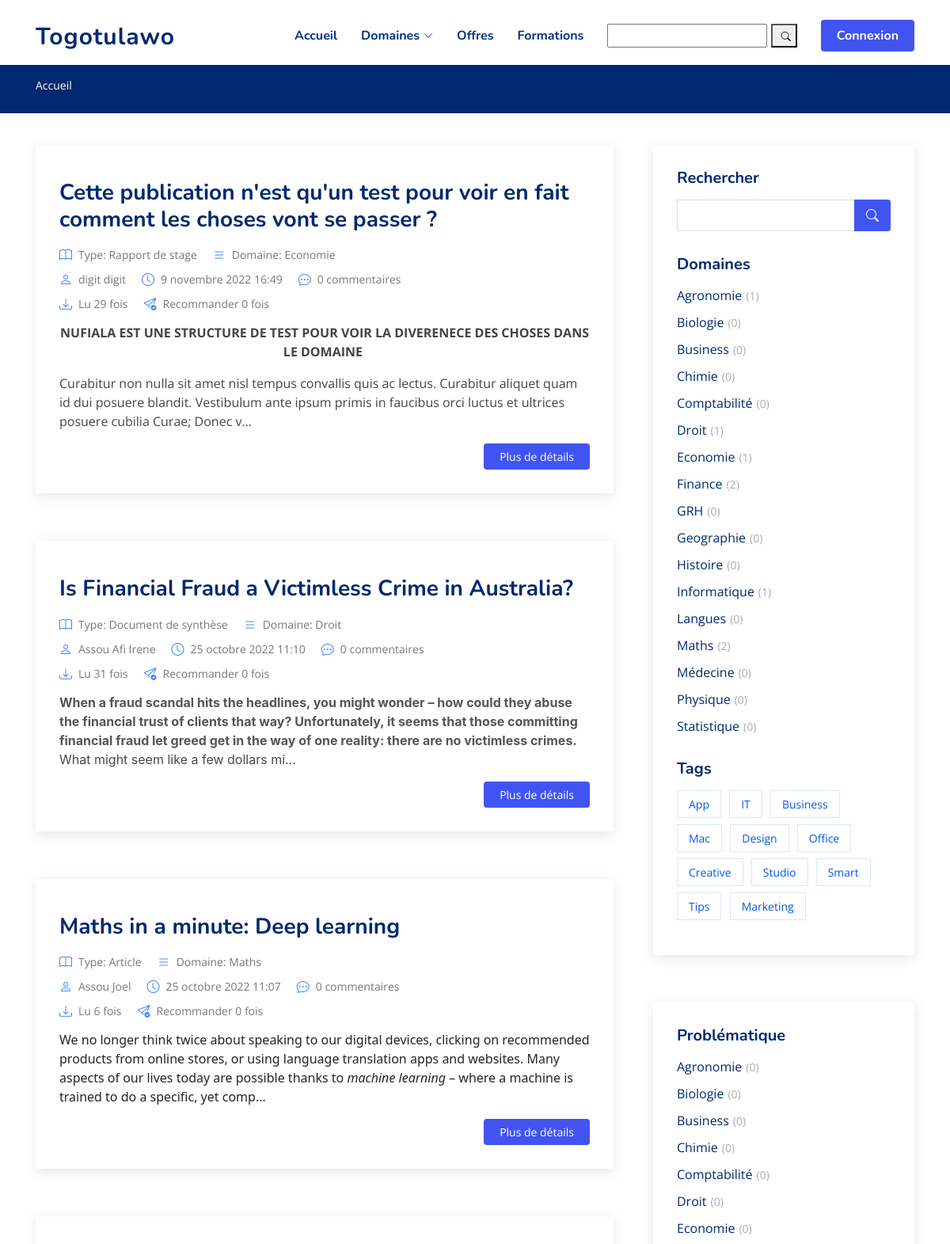
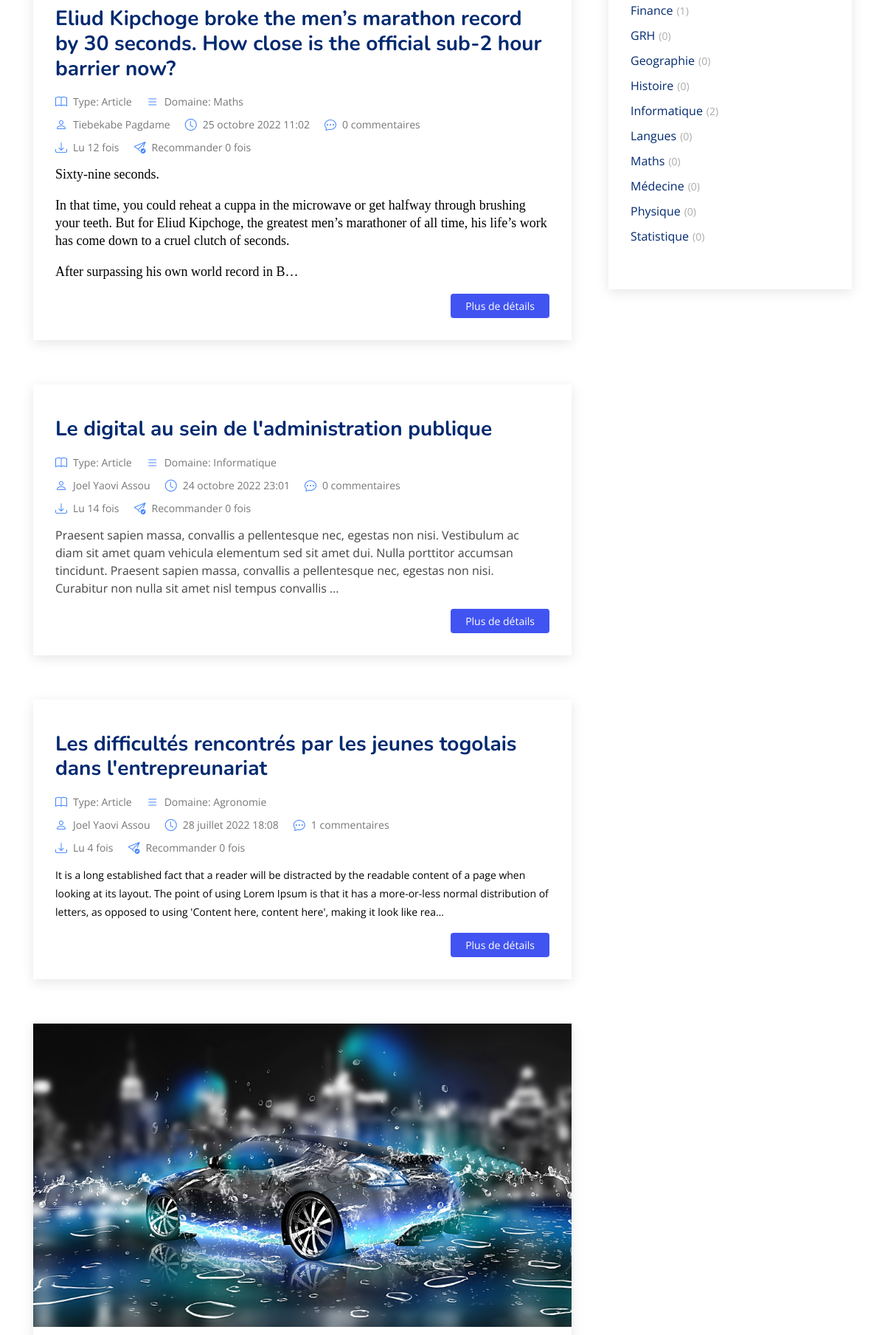
The page / (upper part) on the database its author committed (2 pictures, top to bottom).
### main/models/article.py (models this page shows, shortened)
class Article(models.Model):
    option =(
        ('Thèse', 'Thèse'),
        ('Mémoire', 'Mémoire'),
        ('Rapport de stage', 'Rapport de stage'),
        ('Document de synthèse', 'Document de synthèse'),
        ('Article', 'Article'),
        ('Livre', 'Livre'),
    )
    class Meta:
        ordering = ["-publish_date"]
        get_latest_by = "publish_date"
    title = models.CharField(max_length=300, unique=True)
    subtitle = models.CharField(max_length=255, blank=True)
    slug = models.SlugField(max_length=300, unique=True)
    contenu = FroalaField()
    couverture = models.ImageField(upload_to='files/couverture', null=True, blank=True)
    auteur = models.ForeignKey(Auteur, null=False, on_delete=models.CASCADE)
    domaine = models.ForeignKey(Categorie, null=False, on_delete=models.CASCADE)
    type = models.CharField(max_length=100, choices=option)
    resource = models.FileField(upload_to="files/resource", null=True, blank=True)
    video_link = models.URLField(max_length=200, null=True, blank=True)
    favourites = models.ManyToManyField(
        User, related_name='favourite', default=None, blank=True)
    discount = models.IntegerField(null=True, blank=True, default=0)
    price = models.IntegerField(null=True, blank=True)
    is_draft = models.BooleanField(default=True)
    active = models.BooleanField(default=False)
    date_created = models.DateTimeField(auto_now_add=True)
    date_modified = models.DateTimeField(auto_now=True)
    publish_date = models.DateTimeField(auto_now_add=True)
    @property
    def get_hit_count(self):
        return HitCount.objects.filter(article=self).count()

class Categorie(models.Model):
    name = models.CharField(max_length=255)
    slug = models.SlugField(max_length=300, unique=True)
    def __str__(self):
        return self.name

### account/models.py (models this page shows)
class Auteur(models.Model):
    user = models.OneToOneField(User, on_delete=models.CASCADE)
    niveau_etude = models.CharField(max_length=50, choices=option, null=True, blank=True,)
    grade = models.CharField(max_length=50, choices=grad, null=True, blank=True,)
    faculte = models.CharField(max_length=50, null=True, blank=True,)
    affiliation = models.CharField(max_length=50, null=True, blank=True,)
    pays_affiliation = models.CharField(max_length=50, null=True, blank=True,)
    annee_graduation = models.DateField(null=True, blank=True,)
    tel = models.PositiveIntegerField(null=True, blank=True,)
    twitter_link = models.URLField(max_length=200, null=True, blank=True,)
    linkedin_link = models.URLField(max_length=200, null=True, blank=True,)
    fbook_link = models.URLField(max_length=200, null=True, blank=True,)
    insta_link = models.URLField(max_length=200, null=True, blank=True,)
    bio = models.CharField(max_length=1000, null=True, blank=True,)
    image = models.ImageField(
        default='files/profic_pic/t_user.png', null=True, blank=True, upload_to='files/profic_pic')
    def __str__(self):
        return self.user.get_full_name()

### main/views/homepage.py (the view)
# urls.py: path('', home_page, name='tableau'),
def home_page(request):
    article = Article.objects.filter(active=True, is_draft=False,)
    most_viewed_posts = sorted(Article.objects.all().filter(is_draft=False), key=lambda a: a.get_hit_count, reverse=True)
    paginator = Paginator(article, 15)  # Show 15 articles per page.
    page_number = request.GET.get('page')
    page_obj = paginator.get_page(page_number)
    category = Categorie.objects.all().order_by('name')
    problematique = Problematique.objects.all().order_by('titre')
    if request.method == 'POST':
        form = SubscibersForm(request.POST)
        if form.is_valid():
            form.save()
            messages.success(request, 'Subscription Successful')
            return redirect('/')
    else:
        form = SubscibersForm()
    context = {
        'article': article,
        'category': category,
        'problematique': problematique,
        'page_obj': page_obj,
        'form': form,
        'most_viewed_posts': most_viewed_posts,}
    return render(request, template_name = "main_base.html", context=context)

### main/forms/newletter.py
class SubscibersForm(forms.ModelForm):
    class Meta:
        model = Subscribers
        fields = ['email', ]

### main/templatetags/article_custom_tags.py (called while the page is built)
@register.filter
def cfa(price):
    return f'{price}f cfa'

### main/templates/main_base.html (shortened to what this page needs)
{% load static %}
{% load article_custom_tags %}
{% load humanize %}
<!DOCTYPE html>
<html lang="en">
<head>
  <link rel="stylesheet" href="https://cdn.jsdelivr.net/npm/bootstrap@4.0.0/dist/css/bootstrap.min.css"
>
  <link href="{% static 'main/assets/vendor/bootstrap/css/bootstrap.min.css' %}" rel="stylesheet">
  <link href="{% static 'main/assets/vendor/bootstrap-icons/bootstrap-icons.css' %}" rel="stylesheet">
  <link href="{% static 'main/assets/vendor/aos/aos.css' %}" rel="stylesheet">
  <link href="{% static 'main/assets/vendor/remixicon/remixicon.css' %}" rel="stylesheet">
  <link href="{% static 'main/assets/vendor/swiper/swiper-bundle.min.css' %}" rel="stylesheet">
  <link href="{% static 'main/assets/vendor/glightbox/css/glightbox.min.css' %}" rel="stylesheet">
  <link rel="stylesheet" href="{% static '/assets/fonts/feather/css/feather.css' %}">
  <link rel="stylesheet" type="text/css" href="https://stackpath.bootstrapcdn.com/bootstrap/4.3.1/css/bootstrap.min.css"
>
  <link rel="stylesheet" href="https://cdnjs.cloudflare.com/ajax/libs/font-awesome/4.7.0/css/font-awesome.min.css">
  <link href="{% static 'main/assets/css/style.css' %}" rel="stylesheet">
  <link href="{% static 'main/assets/css/rating.css' %}" rel="stylesheet">
</head>
<body>
  <header id="header" class="header fixed-top">
    <div class="container-fluid container-xl d-flex align-items-center justify-content-between">
      <a href="{% url 'main:accueil' %}" class="logo d-flex align-items-center">
        <span>Togotulawo</span>
      </a>
      <nav id="navbar" class="navbar">
        <ul>
          <li><a class="nav-link scrollto " href="{% url 'main:accueil' %}">Accueil</a></li>
          <li class="dropdown"><a href="#"><span>Domaines</span> <i class="bi bi-chevron-down"></i></a>
          </li>
          <li><a class="nav-link scrollto" href="{% url 'main:offers' %}">Offres</a></li>
          <li><a class="nav-link scrollto" href="#contact">Formations</a></li>
          <li><a>
              <div class="sidebar-item search-form">
                <form action="/recherche/" method="get">
                  <input type="text" name="filter" id="filter" />
                  <button type="submit"><i class="bi bi-search"></i></button>
                </form>
              </div>
            </a></li>
          {% if request.user.is_authenticated %}
          {% if user.client %}
          <li><a class="getstarted scrollto" href="{% url 'main:bibliotheque' %}">Ma Bibliothèque</a></li>
          <li><a href="{% url 'account:profil' %}"><i style="font-size: 30px;" class="bi bi-person"></i></a></li>
          <li><a href="{% url 'account:logout' %}"><i style="font-size: 30px;" class="bi bi-arrow-right"></i></a></li>
          {%else%}
          <li><a class="getstarted scrollto"
              href="{% if user.auteur %}  {% url 'dashboard:tableau' %} {%else%} {% url 'entreprise:home' %} {% endif %}">Tableau
              de bord</a></li>
          {% endif %}
          {%else%}
          <li><a class="getstarted scrollto" href="{% url 'account:connexion' %}">Connexion</a></li>
          {% endif %}
        </ul>
      </nav>
    </div>
  </header>
  {% block content %}
  <section class="breadcrumbs">
    <div class="container">
      <ol>
        <li><a href="{% url 'main:accueil' %}">Accueil</a></li>
      </ol>
    </div>
  </section>
  <main id="main">
    <section id="blog" class="blog">
      <div class="container" data-aos="fade-up">
        <div class="row">
          <div class="col-lg-8 entries">
            {% for a in page_obj %}
            <article class="entry">
              <div class="entry-img">
                <img src="{% if a.couverture %} {{a.couverture.url}} {% endif %} " alt="" class="img-fluid">
              </div>
              <h2 class="entry-title">
                <a href="/article/{{a.slug}}">{{a.title}}</a>
              </h2>
              <div class="entry-meta">
                <ul>
                  <li class="d-flex align-items-center"><i class="bi bi-book"></i> <a >Type:
                      {{a.type}}</a></li>
                  <li class="d-flex align-items-center"> <i class="bi bi-list"></i><a >Domaine:
                      {{a.domaine}}</a></li>
                </ul>
              </div>
              <div class="entry-meta">
                <ul>
                  <li class="d-flex align-items-center"><i class="bi bi-person"></i> <a
                      >{{a.auteur}}</a></li>
                  <li class="d-flex align-items-center"><i class="bi bi-clock"></i> <a ><time
                        datetime="2020-01-01">{{a.publish_date}}</time></a></li>
                  <li class="d-flex align-items-center"><i class="bi bi-chat-dots"></i> <a
                      >{{a.comment_set.all.count}} commentaires</a></li>
                </ul>
              </div>
              <div class="entry-meta">
                <ul>
                  <li class="d-flex align-items-center"><i class="bi bi-download"></i> <a
                      >Lu {{a.get_hit_count}} fois</a></li>
                  <li class="d-flex align-items-center"><i class="bi bi-send-check"></i>
                    <a >Recommander 0 fois</a></li>
                </ul>
              </div>
              <div class="entry-content">
                <p>
                  {{a.contenu|truncatechars_html:300|safe}}
                </p>
                <div class="read-more">
                  <a href="/article/{{a.slug}}">Plus de détails</a>
                </div>
              </div>
            </article>
            {% endfor %}
          </div>
          <div class="col-lg-4">
            <div class="sidebar">
              <h3 class="sidebar-title">Rechercher</h3>
              <div class="sidebar-item search-form">
                <form action="/recherche/" method="get">
                  <input type="text" name="filter" id="filter" />
                  <button type="submit"><i class="bi bi-search"></i></button>
                </form>
              </div>
              <h3 class="sidebar-title">Domaines</h3>
              <div class="sidebar-item categories">
                <ul>
                  {% for cat in category %}
                  <li><a
                      href="{% url 'main:categorie' cat.slug %}">{{cat.name}}<span>({{cat.article_set.all.count}})</span></a>
                  </li>
                  {% endfor %}
                </ul>
              </div>
              <h3 class="sidebar-title">Tags</h3>
              <div class="sidebar-item tags">
                <ul>
                  <li><a href="#">App</a></li>
                  <li><a href="#">IT</a></li>
                  <li><a href="#">Business</a></li>
                  <li><a href="#">Mac</a></li>
                  <li><a href="#">Design</a></li>
                  <li><a href="#">Office</a></li>
                  <li><a href="#">Creative</a></li>
                  <li><a href="#">Studio</a></li>
                  <li><a href="#">Smart</a></li>
                  <li><a href="#">Tips</a></li>
                  <li><a href="#">Marketing</a></li>
                </ul>
              </div>
            </div>
            <div class="sidebar">
              <h3 class="sidebar-title">Problématique</h3>
              <div class="sidebar-item categories">
                <ul>
                  {% for cat in category %}
                  <li><a href="{% url 'main:problematique' cat.slug %}">{{cat.name}}<span>({{cat.problematique_set.all.count}})</span></a>
                  </li>
                  {% endfor %}
                </ul>
              </div>
            </div>
          </div>
        </div>
      </div>
    </section>
  </main>
  {% endblock %}
</body>
</html>

### static/main/assets/css/style.css (style rules this page uses)
:root { scroll-behavior: smooth; }
body { font-family: "Open Sans", sans-serif; color: #444444; }
a { color: #4154f1; text-decoration: none; }
h1, h2, h3, h4, h5, h6 { font-family: "Nunito", sans-serif; }
section { padding: 60px 0; overflow: hidden; }
.breadcrumbs { padding: 15px 0; background: #012970; min-height: 40px; margin-top: 82px; color: #fff; }
.breadcrumbs ol { display: flex; flex-wrap: wrap; list-style: none; padding: 0 0 10px 0; margin: 0; font-size: 14px; }
.breadcrumbs ol a { color: #fff; transition: 0.3s; }
.header { transition: all 0.5s; z-index: 997; padding: 20px 0; }
.header .logo { line-height: 0; }
.header .logo span { font-size: 30px; font-weight: 700; letter-spacing: 1px; color: #012970; font-family: "Nunito", sans-serif; margin-top: 3px; }
.navbar { padding: 0; }
.navbar ul { margin: 0; padding: 0; display: flex; list-style: none; align-items: center; }
.navbar li { position: relative; }
.navbar a, .navbar a:focus { display: flex; align-items: center; justify-content: space-between; padding: 10px 0 10px 30px; font-family: "Nunito", sans-serif; font-size: 16px; font-weight: 700; color: #013289; white-space: nowrap; transition: 0.3s; }
.navbar a i, .navbar a:focus i { font-size: 12px; line-height: 0; margin-left: 5px; }
.navbar .getstarted, .navbar .getstarted:focus { background: #4154f1; padding: 8px 20px; margin-left: 30px; border-radius: 4px; color: #fff; }
.blog { padding: 40px 0 20px 0; }
.blog .entry { padding: 30px; margin-bottom: 60px; box-shadow: 0 4px 16px rgba(0, 0, 0, 0.1); }
.blog .entry .entry-img { max-height: 440px; margin: -30px -30px 20px -30px; overflow: hidden; }
.blog .entry .entry-title { font-size: 28px; font-weight: bold; padding: 0; margin: 0 0 20px 0; }
.blog .entry .entry-title a { color: #012970; transition: 0.3s; }
.blog .entry .entry-meta { margin-bottom: 15px; color: #4084fd; }
.blog .entry .entry-meta ul { display: flex; flex-wrap: wrap; list-style: none; align-items: center; padding: 0; margin: 0; }
.blog .entry .entry-meta ul li + li { padding-left: 20px; }
.blog .entry .entry-meta i { font-size: 16px; margin-right: 8px; line-height: 0; }
.blog .entry .entry-meta a { color: #777777; font-size: 14px; display: inline-block; line-height: 1; }
.blog .entry .entry-content p { line-height: 24px; }
.blog .entry .entry-content .read-more { -moz-text-align-last: right; text-align-last: right; }
.blog .entry .entry-content .read-more a { display: inline-block; background: #4154f1; color: #fff; padding: 6px 20px; transition: 0.3s; font-size: 14px; border-radius: 4px; }
.blog .sidebar { padding: 30px; margin: 0 0 60px 20px; box-shadow: 0 4px 16px rgba(0, 0, 0, 0.1); }
.blog .sidebar .sidebar-title { font-size: 20px; font-weight: 700; padding: 0 0 0 0; margin: 0 0 15px 0; color: #012970; position: relative; }
.blog .sidebar .sidebar-item { margin-bottom: 30px; }
.blog .sidebar .search-form form { background: #fff; border: 1px solid #ddd; padding: 3px 10px; position: relative; }
.blog .sidebar .search-form form input[type=text] { border: 0; padding: 4px; border-radius: 4px; width: calc(100% - 40px); }
.blog .sidebar .search-form form button { position: absolute; top: 0; right: 0; bottom: 0; border: 0; background: none; font-size: 16px; padding: 0 15px; margin: -1px; background: #4154f1; color: #fff; transition: 0.3s; border-radius: 0 4px 4px 0; line-height: 0; }
.blog .sidebar .search-form form button i { line-height: 0; }
.blog .sidebar .categories ul { list-style: none; padding: 0; }
.blog .sidebar .categories ul li + li { padding-top: 10px; }
.blog .sidebar .categories ul a { color: #012970; transition: 0.3s; }
.blog .sidebar .categories ul a span { padding-left: 5px; color: #aaaaaa; font-size: 14px; }
.blog .sidebar .tags { margin-bottom: -10px; }
.blog .sidebar .tags ul { list-style: none; padding: 0; }
.blog .sidebar .tags ul li { display: inline-block; }
.blog .sidebar .tags ul a { color: #0257ee; font-size: 14px; padding: 6px 14px; margin: 0 6px 8px 0; border: 1px solid #d7e6ff; display: inline-block; transition: 0.3s; }

### rows shown on the page
Article: title "Cette publication n'est qu'un test pour voir en fait comment les choses vont se passer ?", type "Rapport de stage", domaine "Economie", auteur "digit digit", publish_date "9 novembre 2022 16:49", comment_set.all.count "0", get_hit_count "29", contenu "NUFIALA EST UNE STRUCTURE DE TEST POUR VOIR LA DIVERENECE DES CHOSES DANS LE DOMAINE Curabitur non nulla sit amet nisl tempus convallis quis ac lectus. Curabitur aliquet quam id dui posuere blandit. Vestibulum ante ipsum primis in faucibus orci luctus et ultrices posuere cubilia Curae; Donec v…"
Article: title "Is Financial Fraud a Victimless Crime in Australia?", type "Document de synthèse", domaine "Droit", auteur "Assou Afi Irene", publish_date "25 octobre 2022 11:10", comment_set.all.count "0", get_hit_count "31", contenu "When a fraud scandal hits the headlines, you might wonder – how could they abuse the financial trust of clients that way? Unfortunately, it seems that those committing financial fraud let greed get in the way of one reality: there are no victimless crimes. What might seem like a few dollars mi…"
Article: title "Maths in a minute: Deep learning", type "Article", domaine "Maths", auteur "Assou Joel", publish_date "25 octobre 2022 11:07", comment_set.all.count "0", get_hit_count "6", contenu "We no longer think twice about speaking to our digital devices, clicking on recommended products from online stores, or using language translation apps and websites. Many aspects of our lives today are possible thanks to machine learning – where a machine is trained to do a specific, yet comp…"
Article: title "Eliud Kipchoge broke the men’s marathon record by 30 seconds. How close is the official sub-2 hour barrier now?", type "Article", domaine "Maths", auteur "Tiebekabe Pagdame", publish_date "25 octobre 2022 11:02", comment_set.all.count "0", get_hit_count "12", contenu "Sixty-nine seconds. In that time, you could reheat a cuppa in the microwave or get halfway through brushing your teeth. But for Eliud Kipchoge, the greatest men’s marathoner of all time, his life’s work has come down to a cruel clutch of seconds. After surpassing his own world record in B…"
Article: title "Le digital au sein de l'administration publique", type "Article", domaine "Informatique", auteur "Joel Yaovi Assou", publish_date "24 octobre 2022 23:01", comment_set.all.count "0", get_hit_count "14", contenu "Praesent sapien massa, convallis a pellentesque nec, egestas non nisi. Vestibulum ac diam sit amet quam vehicula elementum sed sit amet dui. Nulla porttitor accumsan tincidunt. Praesent sapien massa, convallis a pellentesque nec, egestas non nisi. Curabitur non nulla sit amet nisl tempus convallis …"
Article: title "Les difficultés rencontrés par les jeunes togolais dans l'entrepreunariat", type "Article", domaine "Agronomie", auteur "Joel Yaovi Assou", publish_date "28 juillet 2022 18:08", comment_set.all.count "1", get_hit_count "4", contenu "It is a long established fact that a reader will be distracted by the readable content of a page when looking at its layout. The point of using Lorem Ipsum is that it has a more-or-less normal distribution of letters, as opposed to using 'Content here, content here', making it look like rea…"
Article: couverture (picture)
Categorie: name "Agronomie", article_set.all.count "1", problematique_set.all.count "0"
Categorie: name "Biologie", article_set.all.count "0", problematique_set.all.count "0"
Categorie: name "Business", article_set.all.count "0", problematique_set.all.count "0"
Categorie: name "Chimie", article_set.all.count "0", problematique_set.all.count "0"
Categorie: name "Comptabilité", article_set.all.count "0", problematique_set.all.count "0"
Categorie: name "Droit", article_set.all.count "1", problematique_set.all.count "0"
Categorie: name "Economie", article_set.all.count "1", problematique_set.all.count "0"
Categorie: name "Finance", article_set.all.count "2", problematique_set.all.count "1"
Categorie: name "GRH", article_set.all.count "0", problematique_set.all.count "0"
Categorie: name "Geographie", article_set.all.count "0", problematique_set.all.count "0"
Categorie: name "Histoire", article_set.all.count "0", problematique_set.all.count "0"
Categorie: name "Informatique", article_set.all.count "1", problematique_set.all.count "2"
Categorie: name "Langues", article_set.all.count "0", problematique_set.all.count "0"
Categorie: name "Maths", article_set.all.count "2", problematique_set.all.count "0"
Categorie: name "Médecine", article_set.all.count "0", problematique_set.all.count "0"
Categorie: name "Physique", article_set.all.count "0", problematique_set.all.count "0"
Categorie: name "Statistique", article_set.all.count "0", problematique_set.all.count "0"
